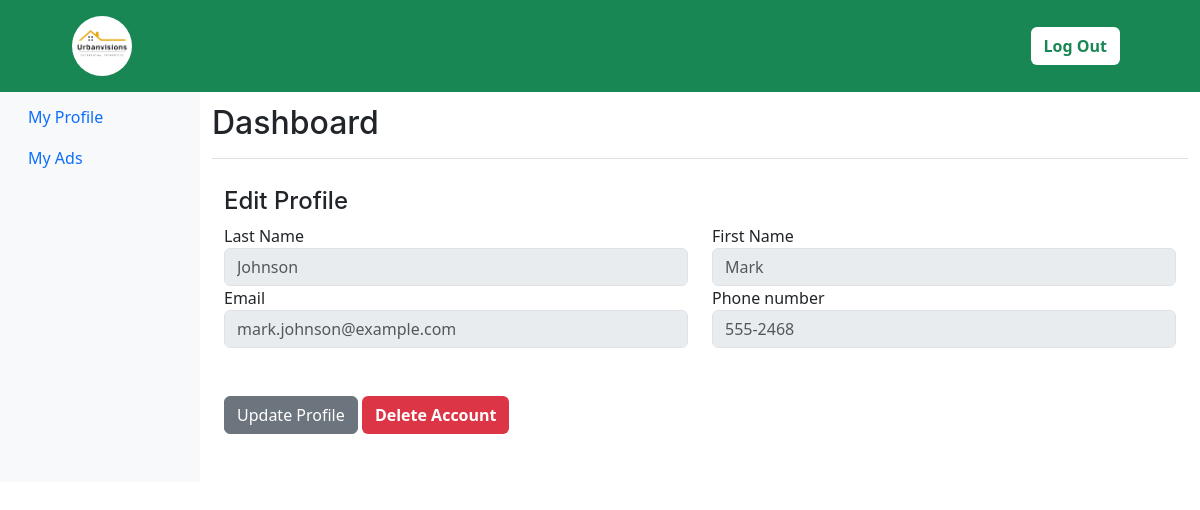
The page /profile.php (signed in) on the database its author committed.
### tables this page shows
CREATE TABLE client (
    id_client  INT NOT NULL PRIMARY KEY AUTO_INCREMENT,
    LName    VARCHAR(50),
    Name VARCHAR(20),
    Email   VARCHAR(100),
    Password     VARCHAR(100),
    PhoneN  VARCHAR(20)
    
);

### profile.php (the view, shortened to what this page needs)
<?php
require "dabase.php";
?>
<!doctype html>
<html lang="en">
<head>
  <link rel="stylesheet" href="./style.css">
  <link href="https://cdn.jsdelivr.net/npm/bootstrap@5.3.0-alpha1/dist/css/bootstrap.min.css" rel="stylesheet">
</head>
<body>
  <nav class="site-nav">
    <div class="site-navigation d-flex justify-content-between fixed-top py-3 px-5 align-items-center" style="background-color:#198754;">
      <a href="index.php" class="logo ms-4 rounded-circle bg-white"><img src="./img/logo.png" height="60px"></a>
      <ul class="js-clone-nav me-4 align-items-center d-flex text-center site-menu list-unstyled">
        <li class='me-2'><button class='btn w-100 bg-white'><a href='./SignOut.php' class='text-success fw-bold text-decoration-none'>Log Out</a></button></li>
      </ul>
    </div>
  </nav>
  <div class="container-fluid cont">
    <div class="row">
      <nav id="sidebarMenu" class="col-md-3 col-lg-2 d-md-block bg-light sidebar collapse">
        <div class="position-sticky pt-3 sidebar-sticky">
          <ul class="nav flex-column">
            <li class="nav-item">
              <a class="nav-link active" aria-current="page" href="#">
                My Profile
              </a>
            </li>
            <li class="nav-item">
              <a class="nav-link" href="./myAds.php">
                My Ads
              </a>
            </li>
          </ul>
        </div>
      </nav>
      <main class="col-md-9 ms-sm-auto d-lg-block col-lg-10">
        <div class="d-flex justify-content-between flex-wrap flex-md-nowrap align-items-center mb-5 pb-2 border-bottom">
          <h1 class="h2 mb-2 pt-4">Dashboard</h1>
        </div>
        <div class="content mt-5 pt-1">
          <div class="container mt-5">
            <div class="row py-5">
              <div class="col-lg-12 col-md-12">
                <div class="header">
                  <h4 class="title">Edit Profile</h4>
                </div>
                <div class="content">
                  <?php
                  $query = "SELECT * FROM client WHERE id_client= {$_SESSION['id_client']}";
                  $query_run = $conn->query($query);
                  if ($query_run !== false && $query_run->num_rows > 0) {
                    $user_info = $query_run->fetch_assoc();
                  } else {
                    echo "Error fetching user information: " . $conn->connect_error;
                  }
                  ?>
                  <form action="" method="post">
                    <div class="row">
                      <div class="col-md-6">
                        <div class="form-group">
                          <label>Last Name</label>
                          <input type="text" name="LName" class="form-control border-input toEdit" placeholder="<?php echo $user_info['LName']; ?>" value="" disabled>
                        </div>
                      </div>
                      <div class="col-md-6">
                        <div class="form-group">
                          <label>First Name</label>
                          <input type="text" name="Name" class="form-control border-input toEdit" placeholder="<?php echo $user_info['Name']; ?>" value="" disabled>
                        </div>
                      </div>
                    </div>
                    <div class="row">
                      <div class="col-md-6">
                        <div class="form-group">
                          <label>Email</label>
                          <input type="email" name="Email" class="form-control border-input" placeholder="<?php echo $user_info['Email']; ?>" value="" disabled>
                        </div>
                      </div>
                      <div class="col-md-6">
                        <div class="form-group">
                          <label>Phone number</label>
                          <input type="tel" name="PhoneN" class="form-control border-input toEdit" placeholder="<?php echo $user_info['PhoneN']; ?>" value="" disabled>
                        </div>
                      </div>
                    </div>
                    <div class="mt-5">
                      <button type="button" id="update-btn" class="btn btn-secondary btn-fill btn-wd">Update Profile</button>
                      <button class='btn  bg-danger'><a href='./deleteAcc.php' class='text-white fw-bold text-decoration-none'>Delete Account</a></button>
                    </div>
                  </form>
                </div>
              </div>
            </div>
          </div>
        </div>
    </div>
  </div>
</body>
</html>

### style.css (style rules this page uses)
:root { --primary: #00B98E; --secondary: #FF6922; --light: #EFFDF5; --dark: #0E2E50; }
.cont { margin-top:5rem; }
.site-nav { padding-top: 20px; padding-bottom: 20px; position: absolute; top: 0; z-index: 9; width: 100%; }
.site-nav .site-navigation .site-menu { margin-bottom: 0; }
.site-nav .site-navigation .site-menu > li { display: inline-block; }
h1, .h1, h2, .h2, h3, .h3, h4, .h4, h5, .h5, h6, .h6 { margin-top: 0; margin-bottom: 0.5rem; font-family: "Inter",sans-serif; font-weight: 700; line-height: 1.2; }
.btn { transition: .5s; }
.btn.btn-primary, .btn.btn-secondary { color: #FFFFFF; }
@media (min-width: 992px) { .header { margin-top: -120px; } }

### rows shown on the page
client: LName "Johnson", Name "Mark", Email "mark.johnson@example.com", PhoneN "555-2468"
